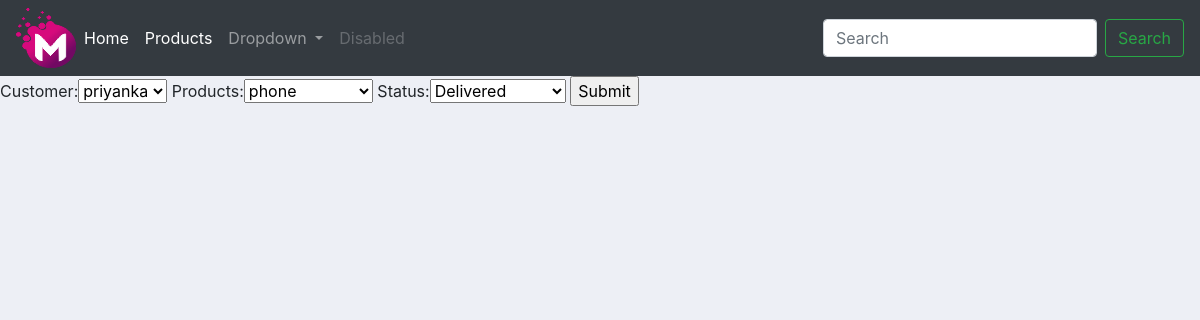
Page /Update_order/4/ on the earlier database version.
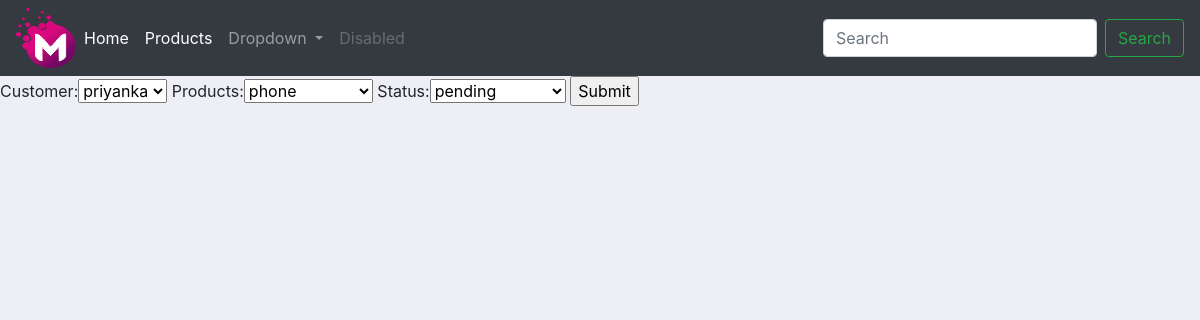
Same page on the later database version.
### accounts/models.py (models this page shows)
class Order(models.Model):
    STATUS = (
        ('pending','pending'),
        ('Out of Deilvery','Out of Deilvery'),
        ('Delivered','Delivered'),
    )
    customer = models.ForeignKey(Customer, null=True , on_delete=models.SET_NULL)
    products = models.ForeignKey(Product, null=True , on_delete=models.SET_NULL)
    date_created = models.DateField(auto_now_add=True, null=True)
    status = models.CharField(max_length=200,choices=STATUS)
    def __str__(self):
        return self.products.name

### accounts/views.py (the view)
# urls.py: path('Update_order/<str:pk1>/',views.update_order,name='update'),
def update_order(request, pk1):
    u_order = Order.objects.get(id=pk1)
    print("-------------------------------------------------------------",u_order)
    form_update = OrderForm(instance=u_order)
    if request.method == 'POST':
        form = OrderForm(request.POST, instance=u_order)
        if form.is_valid():
            form.save()
            return redirect('/')
    context = {'from':form_update}
    return render(request, 'order_form.html' ,context)

### accounts/forms.py
class OrderForm(ModelForm):
    class Meta:
        model = Order
        fields = '__all__'

### accounts/models.py (called while the page is built)
    def __str__(self):
        return self.name

    def __str__(self):
        return self.name

### accounts/templates/order_form.html (shortened to what this page needs)
{% extends 'navbar.html' %}
{% load static %}
{% block content %}
<form action='' method="POST">
    {{ from }}
    <input type="submit" name="Submit">
</form>
{% endblock %}

Differences in the rows shown:
changed Order "priyanka": status "Delivered" → "pending"
